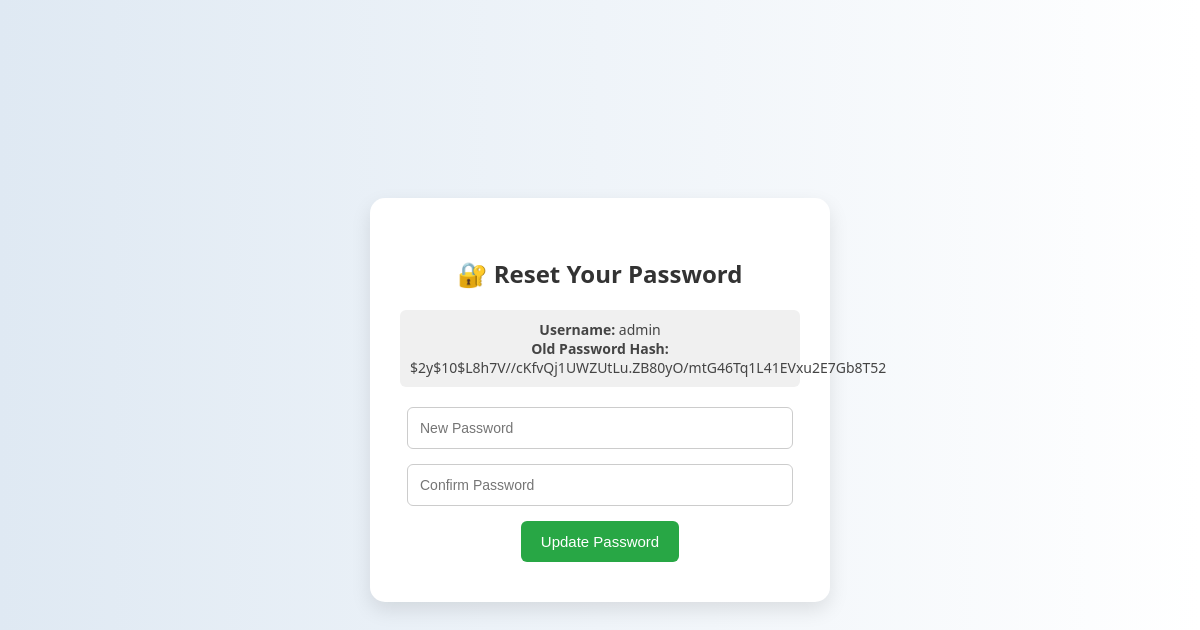
/users/forgetpassword/reset_password.php?email=abdinaasirmaxamedjama252@gmail.com, run on the app's committed database.
### tables this page shows
CREATE TABLE `users` (
  `id` int(11) NOT NULL,
  `role` enum('Admin','User') NOT NULL,
  `username` varchar(50) NOT NULL,
  `email` varchar(100) DEFAULT NULL,
  `password` varchar(255) NOT NULL,
  `created_at` timestamp NOT NULL DEFAULT current_timestamp(),
  `reset_requested` int(11) DEFAULT 0,
  `reset_token_expiry` datetime DEFAULT NULL,
  `reset_token` varchar(255) DEFAULT NULL,
  `status` varchar(20) DEFAULT 'active'
);

### users/forgetpassword/reset_password.php (the view, shortened to what this page needs)
<?php
$conn = new mysqli("localhost", "root", "", "roadtaxsystem");
$email = $_GET['email'] ?? '';
$username = '';
$old_password_hash = '';
if ($email) {
    $res = $conn->query("SELECT username, password FROM users WHERE email = '$email'");
    if ($res && $res->num_rows > 0) {
        $data = $res->fetch_assoc();
        $username = $data['username'];
        $old_password_hash = $data['password'];
    }
}
?>
<!DOCTYPE html>
<html>
<head>
</head>
<body>
    <div class="form-box">
        <h2>🔐 Reset Your Password</h2>
        <?php if ($username): ?>
            <div class="info">
                <strong>Username:</strong> <?php echo htmlspecialchars($username); ?><br>
                <strong>Old Password Hash:</strong><br> <?php echo $old_password_hash; ?>
            </div>
            <form method="POST" action="update_password.php">
                <input type="password" name="new_password" placeholder="New Password" required><br>
                <input type="password" name="confirm_password" placeholder="Confirm Password" required><br>
                <button type="submit">Update Password</button>
            </form>
        <?php else: ?>
            <p style="color:red;">Invalid or missing email address.</p>
        <?php endif; ?>
    </div>
</body>
</html>

### users/forgetpassword/reset_password.php (style rules this page uses)
body { margin: 0; font-family: 'Segoe UI', sans-serif; background: linear-gradient(to right, #dfe9f3, #ffffff); display: flex; justify-content: center; align-items: center; height: 100vh; }
.form-box { background-color: #ffffff; padding: 40px 30px; border-radius: 15px; box-shadow: 0 8px 20px rgba(0,0,0,0.1); width: 400px; text-align: center; }
h2 { color: #333; margin-bottom: 20px; }
.info { font-size: 14px; background: #f0f0f0; padding: 10px; border-radius: 6px; margin-bottom: 20px; color: #444; }
input[type="password"] { width: 90%; padding: 12px; margin-bottom: 15px; border: 1px solid #ccc; border-radius: 6px; font-size: 14px; }
button { background-color: #28a745; color: white; padding: 12px 20px; border: none; border-radius: 6px; font-size: 15px; cursor: pointer; transition: background-color 0.3s ease; }

### data on the page
users: username "admin", password "$2y$10$L8h7V//cKfvQj1UWZUtLu.ZB80yO/mtG46Tq1L41EVxu2E7Gb8T52"
